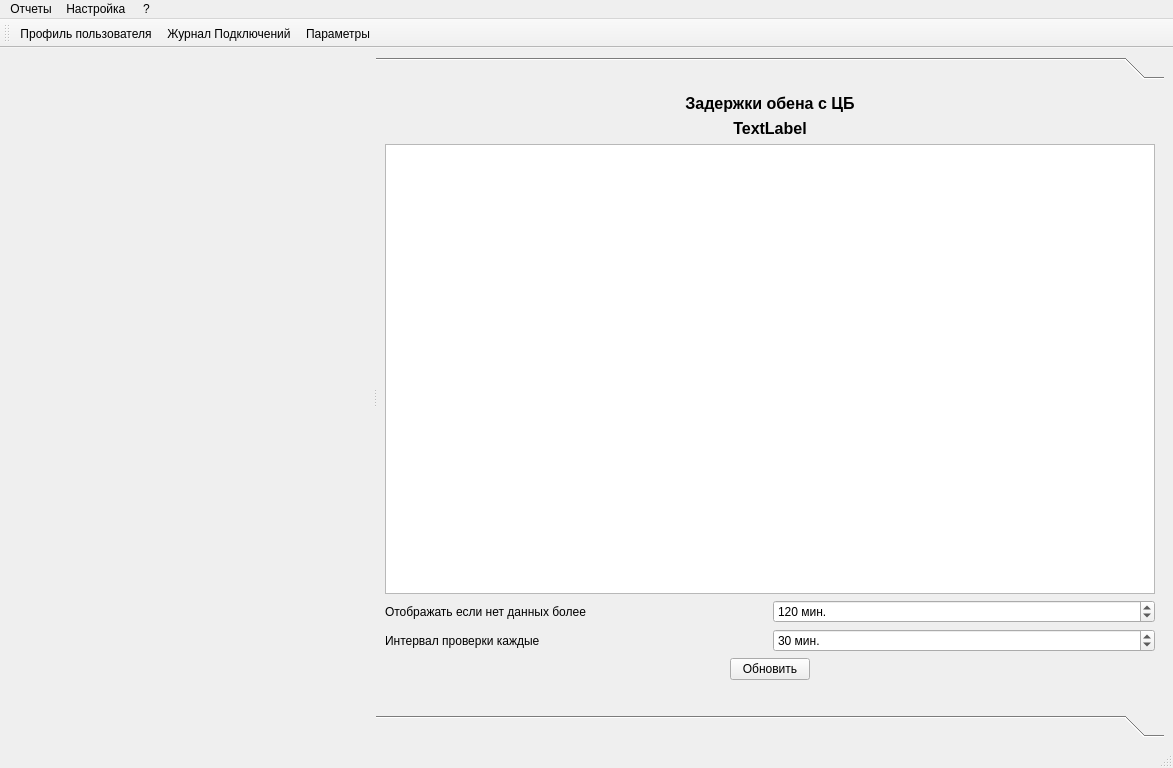
<?xml version="1.0" encoding="UTF-8"?>
<ui version="4.0">
 <class>MainWindow</class>
 <widget class="QMainWindow" name="MainWindow">
  <property name="geometry">
   <rect>
    <x>0</x>
    <y>0</y>
    <width>1173</width>
    <height>768</height>
   </rect>
  </property>
  <property name="windowTitle">
   <string>MainWindow</string>
  </property>
  <widget class="QWidget" name="centralwidget">
   <layout class="QGridLayout" name="gridLayout">
    <item row="0" column="1">
     <widget class="QSplitter" name="splitter">
      <property name="orientation">
       <enum>Qt::Horizontal</enum>
      </property>
      <property name="handleWidth">
       <number>2</number>
      </property>
      <widget class="QWidget" name="layoutWidget">
       <layout class="QVBoxLayout" name="verticalLayout">
        <item>
         <widget class="SearchForm" name="widgetSearch" native="true">
          <property name="maximumSize">
           <size>
            <width>16777215</width>
            <height>114</height>
           </size>
          </property>
         </widget>
        </item>
        <item>
         <widget class="QTabWidget" name="tabWidgetTerminals">
          <property name="tabPosition">
           <enum>QTabWidget::North</enum>
          </property>
          <property name="tabShape">
           <enum>QTabWidget::Triangular</enum>
          </property>
          <property name="elideMode">
           <enum>Qt::ElideMiddle</enum>
          </property>
          <property name="documentMode">
           <bool>true</bool>
          </property>
          <property name="tabsClosable">
           <bool>true</bool>
          </property>
          <property name="movable">
           <bool>true</bool>
          </property>
         </widget>
        </item>
       </layout>
      </widget>
      <widget class="QToolBox" name="toolBox">
       <property name="frameShape">
        <enum>QFrame::NoFrame</enum>
       </property>
       <widget class="QWidget" name="toolBoxPage1">
        <property name="geometry">
         <rect>
          <x>0</x>
          <y>0</y>
          <width>784</width>
          <height>608</height>
         </rect>
        </property>
        <attribute name="label">
         <string/>
        </attribute>
        <layout class="QGridLayout" name="gridLayout_2">
         <item row="2" column="0" colspan="2">
          <widget class="QTableView" name="tableViewDeploys">
           <property name="editTriggers">
            <set>QAbstractItemView::NoEditTriggers</set>
           </property>
           <property name="selectionMode">
            <enum>QAbstractItemView::SingleSelection</enum>
           </property>
           <property name="selectionBehavior">
            <enum>QAbstractItemView::SelectRows</enum>
           </property>
           <property name="sortingEnabled">
            <bool>true</bool>
           </property>
           <attribute name="verticalHeaderVisible">
            <bool>false</bool>
           </attribute>
          </widget>
         </item>
         <item row="1" column="0" colspan="2" alignment="Qt::AlignHCenter">
          <widget class="QLabel" name="labelLastDeploys">
           <property name="maximumSize">
            <size>
             <width>16777215</width>
             <height>16777215</height>
            </size>
           </property>
           <property name="font">
            <font>
             <pointsize>12</pointsize>
             <bold>true</bold>
            </font>
           </property>
           <property name="text">
            <string>TextLabel</string>
           </property>
           <property name="alignment">
            <set>Qt::AlignCenter</set>
           </property>
          </widget>
         </item>
         <item row="3" column="0" colspan="2">
          <layout class="QHBoxLayout" name="horizontalLayout">
           <item>
            <widget class="QLabel" name="labelDap2">
             <property name="text">
              <string>Отображать если нет данных более</string>
             </property>
             <property name="wordWrap">
              <bool>true</bool>
             </property>
            </widget>
           </item>
           <item>
            <widget class="QSpinBox" name="spinBoxPorog">
             <property name="suffix">
              <string> мин.</string>
             </property>
             <property name="minimum">
              <number>1</number>
             </property>
             <property name="maximum">
              <number>1440</number>
             </property>
             <property name="value">
              <number>120</number>
             </property>
            </widget>
           </item>
          </layout>
         </item>
         <item row="4" column="0" colspan="2">
          <layout class="QHBoxLayout" name="horizontalLayout_2">
           <item>
            <widget class="QLabel" name="labelDep3">
             <property name="text">
              <string>Интервал проверки каждые</string>
             </property>
            </widget>
           </item>
           <item>
            <widget class="QSpinBox" name="spinBoxInterval">
             <property name="suffix">
              <string> мин.</string>
             </property>
             <property name="minimum">
              <number>1</number>
             </property>
             <property name="maximum">
              <number>300</number>
             </property>
             <property name="value">
              <number>30</number>
             </property>
            </widget>
           </item>
          </layout>
         </item>
         <item row="6" column="0" colspan="2" alignment="Qt::AlignHCenter">
          <widget class="QLabel" name="labelWaiting">
           <property name="text">
            <string/>
           </property>
           <property name="pixmap">
            <pixmap resource="resource.qrc">:/Images/waiting_icon_big.png</pixmap>
           </property>
          </widget>
         </item>
         <item row="5" column="0" colspan="2" alignment="Qt::AlignHCenter">
          <widget class="QPushButton" name="pushButtonRefreshDeploys">
           <property name="text">
            <string>Обновить</string>
           </property>
           <property name="icon">
            <iconset resource="resource.qrc">
             <normaloff>:/Images/refresh_icon.png</normaloff>:/Images/refresh_icon.png</iconset>
           </property>
          </widget>
         </item>
         <item row="0" column="0" colspan="2" alignment="Qt::AlignHCenter">
          <widget class="QLabel" name="labelDepInfo">
           <property name="maximumSize">
            <size>
             <width>300</width>
             <height>16777215</height>
            </size>
           </property>
           <property name="font">
            <font>
             <pointsize>12</pointsize>
             <bold>true</bold>
            </font>
           </property>
           <property name="text">
            <string>Задержки обена с ЦБ</string>
           </property>
           <property name="scaledContents">
            <bool>false</bool>
           </property>
           <property name="alignment">
            <set>Qt::AlignCenter</set>
           </property>
          </widget>
         </item>
        </layout>
       </widget>
       <widget class="QWidget" name="toolBoxPage2">
        <property name="geometry">
         <rect>
          <x>0</x>
          <y>0</y>
          <width>784</width>
          <height>608</height>
         </rect>
        </property>
        <attribute name="label">
         <string/>
        </attribute>
       </widget>
      </widget>
     </widget>
    </item>
   </layout>
  </widget>
  <widget class="QMenuBar" name="menubar">
   <property name="geometry">
    <rect>
     <x>0</x>
     <y>0</y>
     <width>1173</width>
     <height>21</height>
    </rect>
   </property>
   <widget class="QMenu" name="menu">
    <property name="title">
     <string>Настройка </string>
    </property>
    <addaction name="actionPassManager"/>
    <addaction name="actionUsers"/>
    <addaction name="separator"/>
    <addaction name="actionParametrs"/>
   </widget>
   <widget class="QMenu" name="menu_2">
    <property name="title">
     <string>?</string>
    </property>
    <addaction name="actionAbout"/>
    <addaction name="action_AboutQt"/>
   </widget>
   <widget class="QMenu" name="menu_3">
    <property name="title">
     <string>Отчеты</string>
    </property>
    <addaction name="actionListConnections"/>
   </widget>
   <addaction name="menu_3"/>
   <addaction name="menu"/>
   <addaction name="menu_2"/>
  </widget>
  <widget class="QStatusBar" name="statusbar"/>
  <widget class="QToolBar" name="toolBar">
   <property name="windowTitle">
    <string>toolBar</string>
   </property>
   <attribute name="toolBarArea">
    <enum>TopToolBarArea</enum>
   </attribute>
   <attribute name="toolBarBreak">
    <bool>false</bool>
   </attribute>
   <addaction name="actionUserProfile"/>
   <addaction name="actionListConnections"/>
   <addaction name="actionParametrs"/>
  </widget>
  <action name="actionUserProfile">
   <property name="icon">
    <iconset resource="resource.qrc">
     <normaloff>:/Images/user_profile.png</normaloff>:/Images/user_profile.png</iconset>
   </property>
   <property name="text">
    <string>Профиль пользователя</string>
   </property>
  </action>
  <action name="actionParametrs">
   <property name="icon">
    <iconset resource="resource.qrc">
     <normaloff>:/Images/settings_icon.png</normaloff>:/Images/settings_icon.png</iconset>
   </property>
   <property name="text">
    <string>Параметры</string>
   </property>
  </action>
  <action name="actionAbout">
   <property name="icon">
    <iconset resource="resource.qrc">
     <normaloff>:/Images/about_icon.png</normaloff>:/Images/about_icon.png</iconset>
   </property>
   <property name="text">
    <string>О программе</string>
   </property>
  </action>
  <action name="action_AboutQt">
   <property name="icon">
    <iconset resource="resource.qrc">
     <normaloff>:/Images/qt_icon.png</normaloff>:/Images/qt_icon.png</iconset>
   </property>
   <property name="text">
    <string>Версия Qt</string>
   </property>
  </action>
  <action name="actionUsers">
   <property name="icon">
    <iconset resource="resource.qrc">
     <normaloff>:/Images/users_icon.png</normaloff>:/Images/users_icon.png</iconset>
   </property>
   <property name="text">
    <string>Пользователи</string>
   </property>
  </action>
  <action name="actionPassManager">
   <property name="icon">
    <iconset resource="resource.qrc">
     <normaloff>:/Images/password_icon.png</normaloff>:/Images/password_icon.png</iconset>
   </property>
   <property name="text">
    <string>Менеджер паролей</string>
   </property>
  </action>
  <action name="actionListConnections">
   <property name="icon">
    <iconset resource="resource.qrc">
     <normaloff>:/Images/list_icon.png</normaloff>:/Images/list_icon.png</iconset>
   </property>
   <property name="text">
    <string>Журнал Подключений</string>
   </property>
  </action>
 </widget>
 <customwidgets>
  <customwidget>
   <class>SearchForm</class>
   <extends>QWidget</extends>
   <header>Terminals\searchform.h</header>
   <container>1</container>
  </customwidget>
 </customwidgets>
 <resources>
  <include location="resource.qrc"/>
 </resources>
 <connections/>
</ui>
